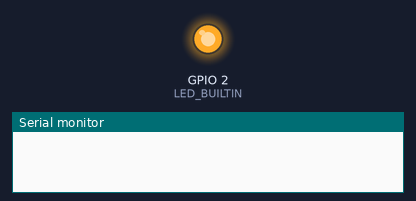
The program below on a simulated ESP8266 (Wemos D1 mini). On the bench: output pins drawn as LEDs (lit = HIGH, except the on-board LED, lit = LOW), the last lines printed to the serial monitor. WiFi joins after 1.5 s; servers stay silent unless stated; no MQTT or app messages arrive unless stated.

Above: at 0.1 s.
At 2.1 s:
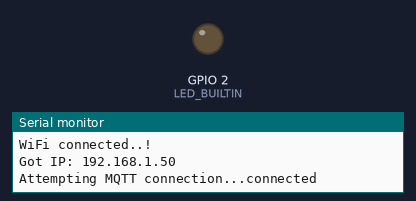
Timing chart, 0 to 3.6 s (numbered marks = the images above):
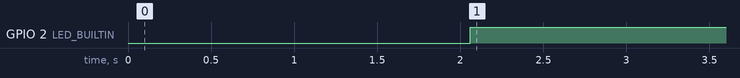

Measured:
- by itself, GPIO 2 (LED_BUILTIN): LOW → HIGH at 2.1 s

The program:

main.cpp
```cpp
#include <Arduino.h>
#include <ESP8266WiFi.h> //https://github.com/esp8266/Arduino
#include <PubSubClient.h>

void connectWifi();
void connectMQTT();

// Settings
// ----------------------------------------
char ssid[] = "";
char ssid_pass[] = "";
char mqttHost[] = "";
char mqttTopic[] = "sensors/node2";
uint16_t mqttPort = 1883;

// Clients
// ----------------------------------------
WiFiClient espClient;
PubSubClient client(espClient);

// pms5003
// ----------------------------------------
char checkValue(unsigned char *thebuf, char leng);
int transmitPM01(unsigned char *thebuf);
int transmitPM2_5(unsigned char *thebuf);
int transmitPM10(unsigned char *thebuf);

#define LENG 31 //0x42 + 31 bytes equal to 32 bytes
unsigned char buf[LENG];

int PM01Value = 0;  //define PM1.0 value of the air detector module
int PM2_5Value = 0; //define PM2.5 value of the air detector module
int PM10Value = 0;  //define PM10 value of the air detector module

// Interval
// ----------------------------------------
unsigned long lastMillis = 0;
unsigned long intervalMillis = 5000;

void connectWifi()
{
  digitalWrite(LED_BUILTIN, LOW);

  WiFi.begin(ssid, ssid_pass);
  while (WiFi.status() != WL_CONNECTED)
  {
    delay(1000);
    Serial.print(".");
  }
  Serial.println("");
  Serial.println("WiFi connected..!");
  Serial.print("Got IP: ");
  Serial.println(WiFi.localIP());

  digitalWrite(LED_BUILTIN, HIGH);
}

void connectMQTT()
{
  digitalWrite(LED_BUILTIN, LOW);
  while (!client.connected())
  {
    Serial.print("Attempting MQTT connection...");
    if (client.connect("node2"))
    {
      Serial.println("connected");
    }
    else
    {
      Serial.print("failed, rc=");
      Serial.print(client.state());
      Serial.println(" try again in 5 seconds");
      // Wait 5 seconds before retrying
      delay(5000);
    }
  }
  digitalWrite(LED_BUILTIN, HIGH);
}

void setup()
{
  pinMode(LED_BUILTIN, OUTPUT);
  Serial.begin(9600);
  connectWifi();
  client.setServer(mqttHost, mqttPort);
}

void loop()
{
  if (!client.connected())
  {
    connectMQTT();
  }
  client.loop();

  if (Serial.find(0x42))
  { // start to read after detecting 0x42
    Serial.readBytes(buf, LENG);

    if (buf[0] == 0x4d)
    {
      if (checkValue(buf, LENG))
      {
        PM01Value = transmitPM01(buf);
        PM2_5Value = transmitPM2_5(buf);
        PM10Value = transmitPM10(buf);
      }
    }
  }

  if (millis() - lastMillis > 5000)
  {
    lastMillis = millis();
    Serial.print("PM1.0: ");
    Serial.print(PM01Value);
    Serial.println("  ug/m3");

    Serial.print("PM2.5: ");
    Serial.print(PM2_5Value);
    Serial.println("  ug/m3");

    Serial.print("PM10 : ");
    Serial.print(PM10Value);
    Serial.println("  ug/m3");
    Serial.println();

    String payload = "{\"PM1\": " + String(PM01Value) + ", \"PM2_5\": " + String(PM2_5Value) + ", \"PM10\": " + String(PM10Value) + " }";
    client.publish(mqttTopic, String(payload).c_str(), true);
  }
}

char checkValue(unsigned char *thebuf, char leng)
{
  char receiveflag = 0;
  int receiveSum = 0;

  for (int i = 0; i < (leng - 2); i++)
  {
    receiveSum = receiveSum + thebuf[i];
  }
  receiveSum = receiveSum + 0x42;

  if (receiveSum == ((thebuf[leng - 2] << 8) + thebuf[leng - 1])) //check serial data
  {
    receiveSum = 0;
    receiveflag = 1;
  }
  return receiveflag;
}

int transmitPM01(unsigned char *thebuf)
{
  int PM01Val;
  PM01Val = ((thebuf[3] << 8) + thebuf[4]);
  return PM01Val;
}

int transmitPM2_5(unsigned char *thebuf)
{
  int PM2_5Val;
  PM2_5Val = ((thebuf[5] << 8) + thebuf[6]);
  return PM2_5Val;
}

int transmitPM10(unsigned char *thebuf)
{
  int PM10Val;
  PM10Val = ((thebuf[7] << 8) + thebuf[8]);
  return PM10Val;
}
```
